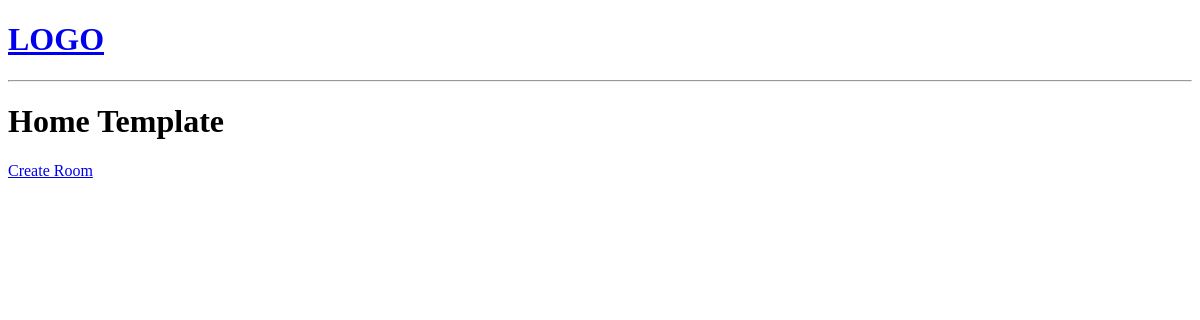
The app's page /, older data.
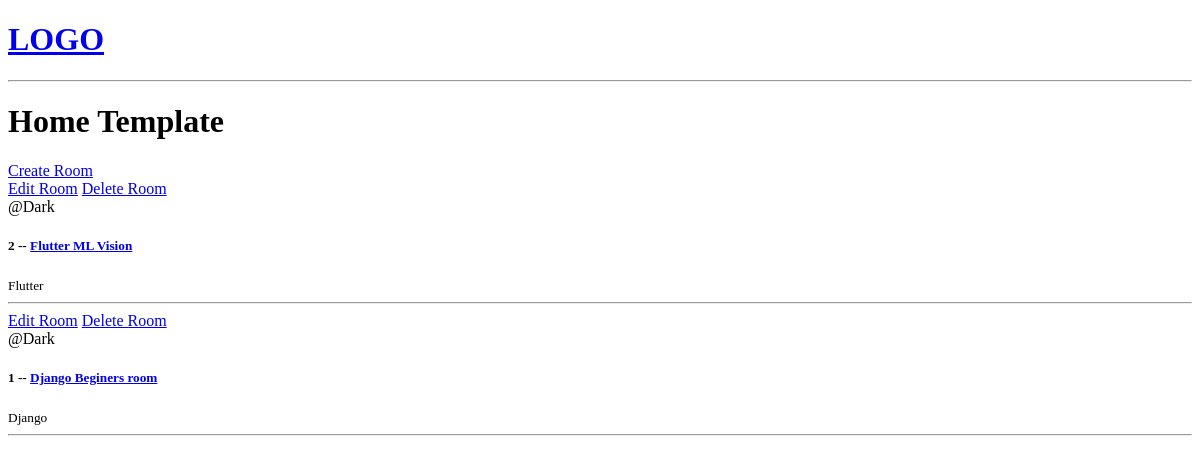
The same page, newer data.
### base/models.py (models this page shows, shortened)
class Room(models.Model):
    host = models.ForeignKey(User, on_delete = models.SET_NULL , null = True)
    topic = models.ForeignKey(Topic, on_delete = models.SET_NULL , null= True)
    name = models.CharField(max_length = 120)
    description = models.TextField(null = True, blank = True)
    update = models.DateTimeField(auto_now= True)
    created = models.DateTimeField(auto_now_add= True)
    class Meta:
        ordering = ['-update', '-created']

class Topic(models.Model):
    name = models.CharField(max_length= 120)

### base/views.py (the view)
# urls.py: path('', views.home , name= 'home' ),
def home(request):
    rooms = Room.objects.all() # rooms from Database
    context = {'rooms': rooms}
    return render(request, 'base/home.html', context)

### base/templates/base/home.html
{% extends 'main.html' %}
{% block content%}
<h1>Home Template</h1>
<a href="create-room">
    Create Room
</a>
<div>
    <div>
        {% for room in rooms %}
        <div>
            <a href="{% url 'update-room' room.id %}">Edit Room</a>
            <a href="{% url 'delete-room' room.id %}"> Delete Room</a>
            <br>
            <span>@{{room.host.username}}</span>
            <h5>  {{room.id}} -- <a href="{% url 'room' room.id %}"> {{room.name}} </a>  </h5>
            <small>{{room.topic.name}}</small>
            <hr>
        </div>
        {% endfor %}
    </div>
</div>
{% endblock content%}

Row changes from the older to the newer data that the page shows:
added Room: host.username "Dark", id "2", name "Flutter ML Vision", topic.name "Flutter"
added Room: host.username "Dark", id "1", name "Django Beginers room", topic.name "Django"
